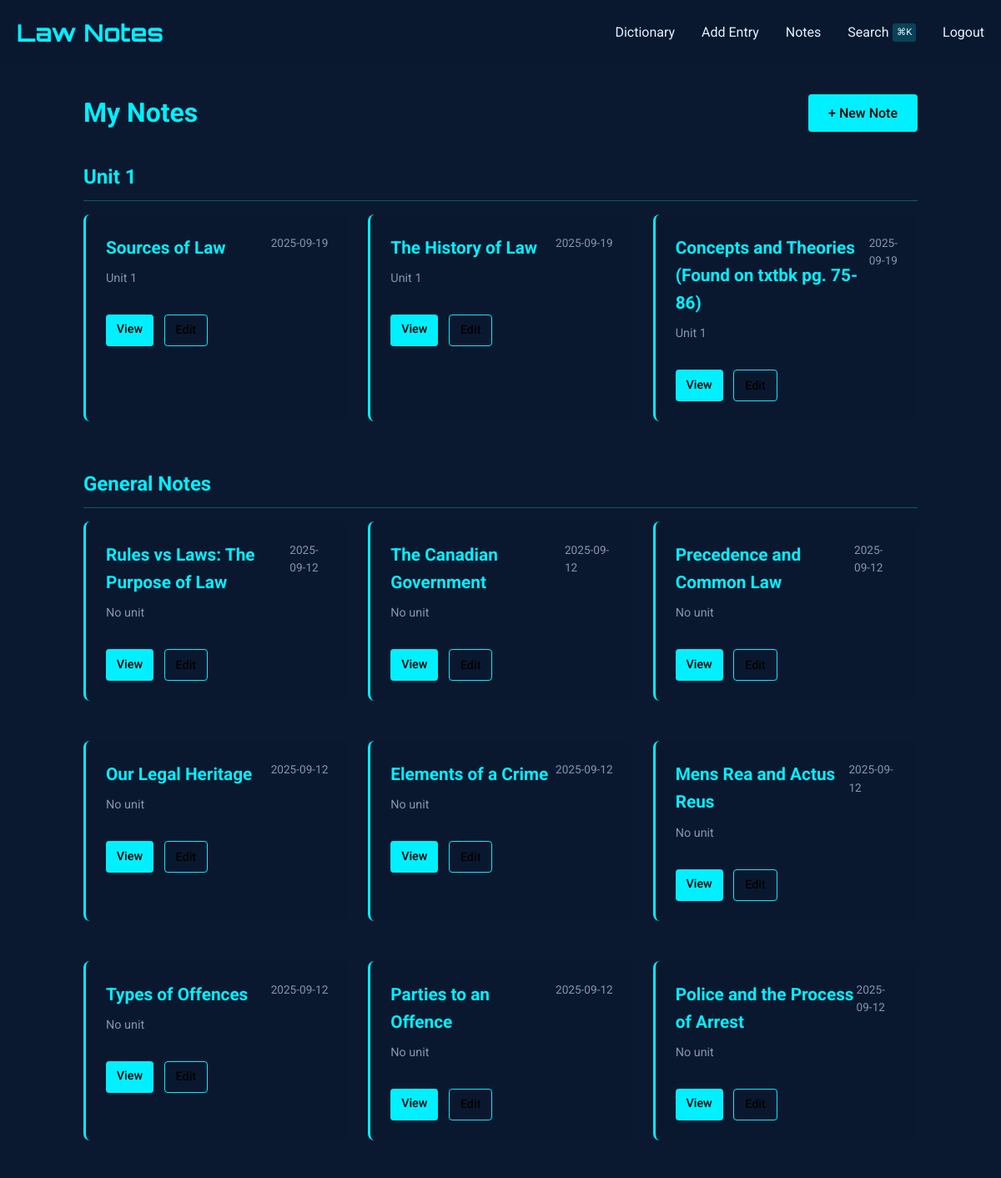
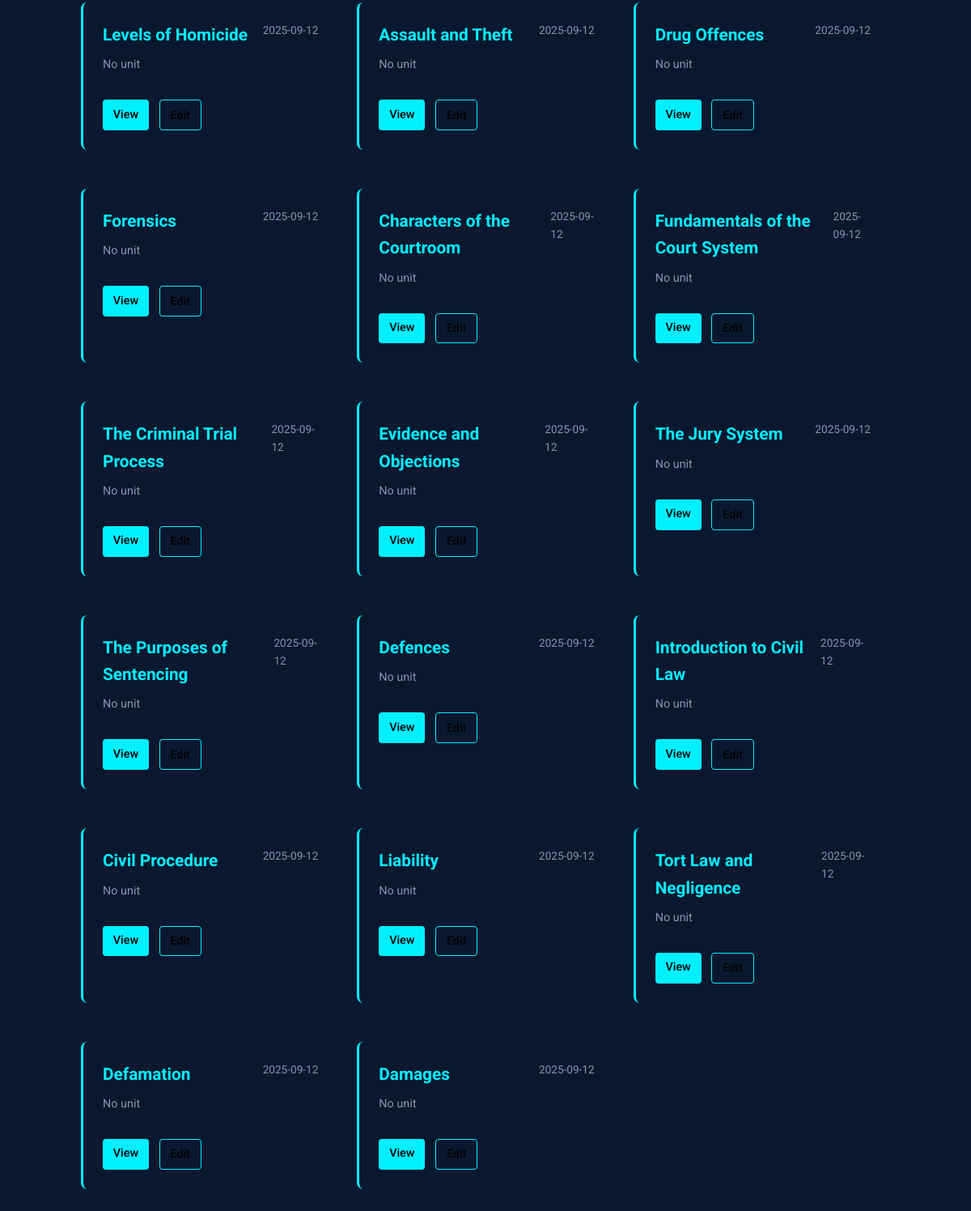
The page /notes (signed in) on the database its author committed (2 pictures, top to bottom).
### tables this page shows
CREATE TABLE notes (
    id INTEGER PRIMARY KEY AUTOINCREMENT,
    title TEXT NOT NULL,                -- short title for the note
    content TEXT NOT NULL,              -- the full note text
    unit_number INTEGER,                -- optional: to group with course units
    tags TEXT,                          -- comma-separated or JSON for filtering/search
    related_entries TEXT,               -- store glossary ids (e.g., "1,4,5") for cross-linking
    created_at TIMESTAMP DEFAULT CURRENT_TIMESTAMP,
    last_updated TIMESTAMP DEFAULT CURRENT_TIMESTAMP,
    views INTEGER DEFAULT 0,            -- track popularity
    is_favorite BOOLEAN DEFAULT 0,      -- quick flag for starred notes
    comments TEXT                       -- optional: your own thoughts or annotations
);

### notes_routes.py (the view)
@notes_bp.route('')
def index():
    if not session.get("name"):
        return redirect("/auth/login")
    db = SQL("sqlite:///notes.db")
    notes = db.execute("""
        SELECT id, title, unit_number,
               strftime('%Y-%m-%d', created_at) as created_date,
               strftime('%Y-%m-%d', last_updated) as last_updated,
               is_favorite
        FROM notes
        ORDER BY last_updated DESC
    """)
    notes_by_unit = {}
    for note in notes:
        unit = note.get('unit_number', 'Ungrouped')
        if unit not in notes_by_unit:
            notes_by_unit[unit] = []
        notes_by_unit[unit].append(note)
    return render_template('notes/index.html',
                         notes_by_unit=notes_by_unit)

### sql.py (called while the page is built)
def _enable_logging(f):
    import logging
    import functools
    import os
    @functools.wraps(f)
    def decorator(*args, **kwargs):
        try:
            import flask
        except ModuleNotFoundError:
            return f(*args, **kwargs)
        disabled = logging.getLogger("cs50").disabled
        if flask.current_app and os.getenv("FLASK_ENV") == "development":
            logging.getLogger("cs50").disabled = False
        try:
            return f(*args, **kwargs)
        finally:
            logging.getLogger("cs50").disabled = disabled
    return decorator

    def __del__(self):
        self._disconnect()

    def _disconnect(self):
        if hasattr(_data, self._name()):
            getattr(_data, self._name()).close()
            delattr(_data, self._name())

    def _name(self):
        return str(hash(self))

        def connect(dbapi_connection, connection_record):
            try:
                if isinstance(
                    dbapi_connection, sqlite3.Connection
                ):  # If back end is sqlite
                    cursor = dbapi_connection.cursor()
                    cursor.execute("PRAGMA foreign_keys=ON")
                    cursor.close()
            except:
                pass

### templates/notes/index.html (shortened to what this page needs)
{% extends "notes/base.html" %}
{% block content %}
<div class="container" style="max-width: 1000px; margin: 0 auto;">
    <div style="display: flex; justify-content: space-between; align-items: center; margin-bottom: 2rem;">
        <h1 style="color: var(--primary); margin: 0;">
            My Notes
        </h1>
        <a href="{{ url_for('notes.add_note') }}" class="btn" style="background: var(--primary); color: #000; text-decoration: none;">
            + New Note
        </a>
    </div>
    {% if not notes_by_unit %}
        <div class="card" style="background: rgba(10, 25, 47, 0.7); padding: 2rem; text-align: center;">
            <p style="color: #8892b0; margin: 0;">
                You don't have any notes yet. <a href="{{ url_for('notes.add_note') }}" style="color: var(--primary);">Create your first note</a> to get started.
            </p>
        </div>
    {% else %}
        {% for unit, notes in notes_by_unit.items() %}
            <h2 class="unit-header">
                {% if unit %}
                    Unit {{ unit }}
                {% else %}
                    General Notes
                {% endif %}
            </h2>
            <div class="notes-grid" style="display: grid; grid-template-columns: repeat(auto-fill, minmax(300px, 1fr)); gap: 1.5rem;">
                {% for note in notes %}
                    <div class="note-card">
                        <div style="display: flex; justify-content: space-between; align-items: flex-start;">
                            <h3 class="note-title">
                                {{ note.title }}
                            </h3>
                            <span class="note-date" style="color: #8892b0; font-size: 0.85rem;">
                                {{ note.last_updated or note.created_date }}
                            </span>
                        </div>
                        <div class="note-meta">
                            {% if note.unit_number %}
                                <span>Unit {{ note.unit_number }}</span>
                            {% else %}
                                <span>No unit</span>
                            {% endif %}
                        </div>
                        <div class="note-actions">
                            <a href="{{ url_for('notes.view_note', note_id=note.id) }}" class="btn" style="padding: 0.4rem 0.8rem; font-size: 0.9rem;">
                                View
                            </a>
                            <a href="{{ url_for('notes.edit_note', note_id=note.id) }}" class="btn" style="padding: 0.4rem 0.8rem; font-size: 0.9rem; background: transparent; border: 1px solid var(--primary);">
                                Edit
                            </a>
                        </div>
                    </div>
                {% endfor %}
            </div>
        {% endfor %}
    {% endif %}
</div>
{% endblock %}

### templates/notes/base.html (shortened to what this page needs)
{% extends "dictionary/base.html" %}

### templates/dictionary/base.html (shortened to what this page needs)
<!DOCTYPE html>
<html lang="en">
<head>
</head>
<body>
    <header>
        <div class="container">
            <div class="header-content">
                <a href="{{ url_for('dictionary.index') }}" class="logo">Law Notes</a>
                <nav class="nav-links">
                    <a href="{{ url_for('dictionary.index') }}" class="nav-link">Dictionary</a>
                    {% if session.get("name") %}
                    <a href="{{ url_for('dictionary.add_entry') }}" class="nav-link">Add Entry</a>
                    <a href="{{ url_for('notes.index') }}" class="nav-link">Notes</a>
                    <a href="{{ url_for('search') }}" class="nav-link" style="display: flex; align-items: center; gap: 0.3rem;">
                        <span>Search</span>
                        <span style="font-size: 0.7rem; background: rgba(0, 240, 255, 0.2); padding: 0.1rem 0.3rem; border-radius: 3px;">⌘K</span>
                    </a>
                    <a href="/auth/logout" class="nav-link">Logout</a>
                    {% endif %}
                </nav>
            </div>
        </div>
    </header>
    <main class="container" style="padding: 2rem 0;">
        {% block content %}{% endblock %}
    </main>
</body>
</html>

### templates/dictionary/base.html (style rules this page uses)
:root { --primary: #00f0ff; --bg-dark: #0a192f; --text: #e6f1ff; --success: #2ecc71; --error: #e74c3c; }
body { font-family: 'Roboto', sans-serif; background-color: var(--bg-dark); color: var(--text); line-height: 1.6; margin: 0; padding: 0; }
.container { max-width: 1200px; margin: 0 auto; padding: 0 20px; }
header { background: rgba(10, 25, 47, 0.9); padding: 1rem 0; }
.header-content { display: flex; justify-content: space-between; align-items: center; }
.logo { font-family: 'Orbitron', sans-serif; font-size: 1.8rem; color: var(--primary); text-decoration: none; font-weight: 700; }
.nav-links { display: flex; gap: 2rem; }
.nav-link { color: var(--text); text-decoration: none; transition: color 0.3s; }
.btn { display: inline-block; padding: 0.6rem 1.5rem; background: var(--primary); color: #000; border: none; border-radius: 4px; cursor: pointer; text-decoration: none; font-weight: 500; transition: all 0.3s; }

### templates/notes/base.html (style rules this page uses)
.note-card { background: rgba(10, 25, 47, 0.7); border-radius: 8px; padding: 1.5rem; margin-bottom: 1.5rem; transition: transform 0.3s, box-shadow 0.3s; border-left: 3px solid var(--primary); }
.note-title { color: var(--primary); margin-top: 0; margin-bottom: 0.5rem; font-size: 1.3rem; }
.note-meta { display: flex; justify-content: space-between; color: #8892b0; font-size: 0.9rem; margin-bottom: 1rem; }
.note-actions { display: flex; gap: 0.8rem; margin-top: 1rem; }
.unit-header { color: var(--primary); margin: 2rem 0 1rem; padding-bottom: 0.5rem; border-bottom: 1px solid rgba(0, 240, 255, 0.3); }

### rows shown on the page
notes: title "Sources of Law", last_updated "2025-09-19", unit_number "1"
notes: title "The History of Law", last_updated "2025-09-19", unit_number "1"
notes: title "Concepts and Theories (Found on txtbk pg. 75-86)", last_updated "2025-09-19", unit_number "1"
notes: title "Rules vs Laws: The Purpose of Law", last_updated "2025-09-12", shows "No unit"
notes: title "The Canadian Government", last_updated "2025-09-12", shows "No unit"
notes: title "Precedence and Common Law", last_updated "2025-09-12", shows "No unit"
notes: title "Our Legal Heritage", last_updated "2025-09-12", shows "No unit"
notes: title "Elements of a Crime", last_updated "2025-09-12", shows "No unit"
notes: title "Mens Rea and Actus Reus", last_updated "2025-09-12", shows "No unit"
notes: title "Types of Offences", last_updated "2025-09-12", shows "No unit"
notes: title "Parties to an Offence", last_updated "2025-09-12", shows "No unit"
notes: title "Police and the Process of Arrest", last_updated "2025-09-12", shows "No unit"
notes: title "Levels of Homicide", last_updated "2025-09-12", shows "No unit"
notes: title "Assault and Theft", last_updated "2025-09-12", shows "No unit"
notes: title "Drug Offences", last_updated "2025-09-12", shows "No unit"
notes: title "Forensics", last_updated "2025-09-12", shows "No unit"
notes: title "Characters of the Courtroom", last_updated "2025-09-12", shows "No unit"
notes: title "Fundamentals of the Court System", last_updated "2025-09-12", shows "No unit"
notes: title "The Criminal Trial Process", last_updated "2025-09-12", shows "No unit"
notes: title "Evidence and Objections", last_updated "2025-09-12", shows "No unit"
notes: title "The Jury System", last_updated "2025-09-12", shows "No unit"
notes: title "The Purposes of Sentencing", last_updated "2025-09-12", shows "No unit"
notes: title "Defences", last_updated "2025-09-12", shows "No unit"
notes: title "Introduction to Civil Law", last_updated "2025-09-12", shows "No unit"
notes: title "Civil Procedure", last_updated "2025-09-12", shows "No unit"
notes: title "Liability", last_updated "2025-09-12", shows "No unit"
notes: title "Tort Law and Negligence", last_updated "2025-09-12", shows "No unit"
notes: title "Defamation", last_updated "2025-09-12", shows "No unit"
notes: title "Damages", last_updated "2025-09-12", shows "No unit"

### other values the page prints
{{ unit }} "1"
